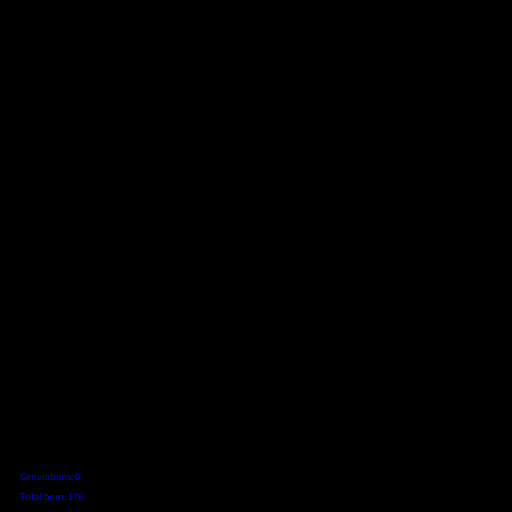
Frame 1 (no input)
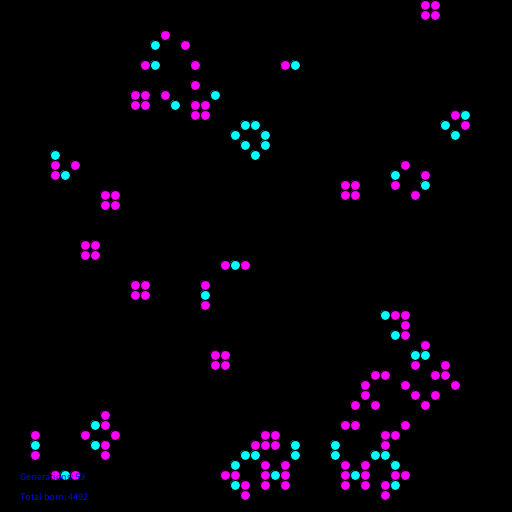
Frame 60 (the mouse pressed at the canvas centre just before this capture)
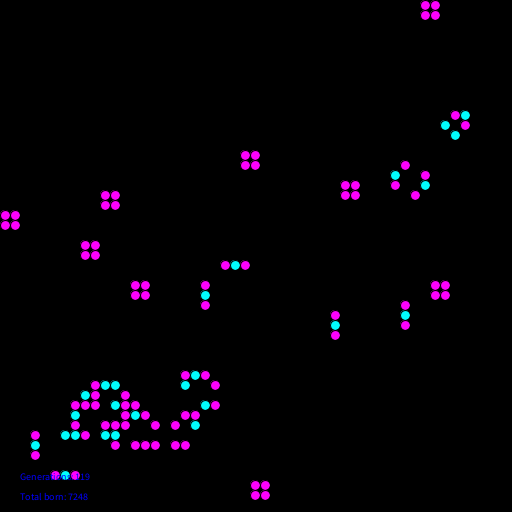
Frame 120 (the mouse held since frame 60 and released just before this capture)

The Processing sketch that drew these frames (run headless with seeded random() and noise(); from frame 60 on, the mouse is pressed at the canvas centre):

// Processing sketch: GameOfLife
// ── GameOfLife.pde
GameObject cells[][]; // Vår spelplan ritas ut som koordinatsystem
float cellSize = 10; // Storlek på cellerna
int numberOfColumns;
int numberOfRows;
int fillPercentage = 15; // Ritar ut antalet celler (15 % ) av ytan
int generationFrame = 0;
int populationFrame = 0;
int r, g, b;
int changeRedColor;
int changeGreenColor;
int changeBlueColor;

void setup() {
  size(512, 512); // Sätter storleken på spelplanen
  background(0); // Bakgrundsfärgen
  ellipseMode(LEFT); // Sätter rätt placering på våra punkter så de stannar i ramen
  frameRate(5); // för att hinna se vad som händer
  GameSetup ();
}

void draw() {
  gameBackground ();
  drawAliveCells ();
  checkAliveCells ();
  checkRules ();
  numberGenerations ();
  numberBorn ();

  generationFrame++;

  //println ("Generations" + " " + generationFrame + " " + "Födda" + " " + populationFrame + " Döda " + notAlive);
}

void gameBackground () {
  background(0); // Bakgrundsfärgen
}

void drawAliveCells () {
  // För varje rad
  for(int y = 0; y < numberOfRows; ++y) {
    // För varje kolumn på varje rad
    for(int x = 0; x < numberOfColumns; ++x) {
      // Rita ut nuvarande punkt
      cells[x][y].draw();
    }
  }
}

void checkAliveCells () {
  // Kollar antal levande på varje rad
  for(int y = 0; y < numberOfRows; ++y) {
    // Kollar antal levande i varje kolumn på varje rad
    for(int x = 0; x < numberOfColumns; ++x) {
      cells[x][y].numberLivingNeighbours = checkNeighbour(x, y);
    }
  }
}

void checkRules () {
  // Kollar reglerna för varje rad
  for(int y = 0; y < numberOfRows; ++y) {
    // Kollar reglerna för varje kolumn på varje rad
    for(int x = 0; x < numberOfColumns; ++x) {
      cells[x][y].alive = checkIfAlive(x, y);
    }
  }
}
// prints out number of generations
void numberGenerations () {
  textSize (10);
  fill (0, 0, 255);
  text ("Generations: " + generationFrame, 20, 480);
}
// prints out number of born cells
void numberBorn () {
  textSize (10);
  fill (0, 0, 255);
  text ("Total born: " + populationFrame, 20, 500);
}

// Funktion som kollar hur många grannar respektive cell har
public int checkNeighbour (int x, int y) {
  int aliveNeighbours = 0;

  // Kollar Hur många levande grannar i x-led
  for (int i = - 1; i <= 1; i++) {
    // Kollar Kanterna på sidorna
    if (x + i >= 0 && x + i < numberOfColumns) {
      // Kollar hur många levande grannar i y-led
      for (int j = - 1; j <= 1; j++) {
        // kollar kanterna uppe och nere
        if (y + j >= 0 && y + j < numberOfRows) {
          // Kollar om det är Origo och hoppar över den
          if (cells[x + i][y + j].alive && !(i == 0 && j == 0)) {
            // Om det är Origo plussas aliveNeighbours med ett och går till nästa
            aliveNeighbours++;
          }
        }
      }
    }
  }
  // Sparar och skickar levande till draw
  return aliveNeighbours;
}

// Funktion För spelregler som kollar huruvida cellen är levande till nästa generation
public boolean checkIfAlive(int x, int y) {

  // Kollar om cellen har 0 eller 1 granne dvs död pga underbefolkning
  if (cells[x][y].numberLivingNeighbours < 2) {
    return false;
  }
  // Kollar om cellen har 3 eller mer grannar dvs död pga överbefolkning
  else if (cells[x][y].numberLivingNeighbours > 3) {
    return false;
  }
  // Kollar om cellen lever, då lever den till nästa generation
  else if (cells[x][y].alive) {
    return true;
  }
  // Kollar om en död cell har 3 grannar och då produceras en ny cell
  if (cells[x][y].numberLivingNeighbours == 3 && ! cells[x][y].alive) {
    populationFrame++;
    return true;
  }
  else {
    return false;
  }
}

// ── GameObject.pde
public class GameObject {

  float x, y; // Håller koll på vår position
  float size; // Vår storlek

  // Håller koll på om vi lever
  boolean alive = false;
  int numberLivingNeighbours;
  int generationAge;
  //int fade = 255;

  // Konstruktorn
  public GameObject (float x, float y, float size) {
    // Våra X, Y och size är samma som de X, Y och size som kommer in
    this.x = x * size;
    this.y = y * size;
    this.size = size;
  }

  void draw() {
    if (alive) {
      //Om vi lever, ritaspunkten ut och blir grön om det är 3 grannar
      if (numberLivingNeighbours == 3) {
        r = changeRedColor + generationFrame * 10;
        g = 0;
        b = changeBlueColor + generationFrame * 10;
        fill (r, g, b);
        ellipse(x, y, size, size);
      }
      // Om vi lever, ritas punkten ut och blir röd om det är 2 grannar
      if (numberLivingNeighbours == 2) {
        r = 0;
        g = changeGreenColor + generationFrame * 10;
        b = changeBlueColor + generationFrame * 10;
        fill (r, g, b);
        ellipse(x, y, size, size);
      }
    }
  }

  void redIfTwoNeighbours () {

  }
}

// ── GameSetup.pde
void GameSetup () {

  // Kalkylerar vårt koordinatsystem beroende på storlek och punktstorlek
  numberOfColumns = (int)Math.floor(width / cellSize);
  numberOfRows = (int)Math.floor(height / cellSize);

  // Initierar Vårt koordinatsystem
  cells = new GameObject[numberOfColumns][numberOfRows];

  // För varje rad
  for(int y = 0; y < numberOfRows; ++y) {
    // För varje kolumn i varje rad
    for(int x = 0; x < numberOfColumns; ++x) {
      // Skapar våra spelobjekt, multiplicerar med Cellstorleken för korrekt placering
      cells[x][y] = new GameObject(x, y, cellSize);

      //Randomiserar ut de levande cellerna som start
      if (random(0, 100) < fillPercentage) {
        cells[x][y].alive = true;
      }
    }
  }
}
